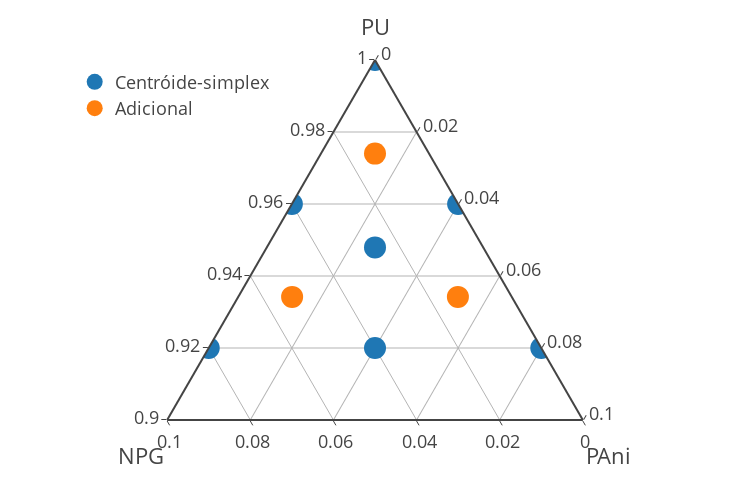

Notebook code for this chart:
### Code cell
fig = px.scatter_ternary(a=[1,0.92,0.92,0.96,0.96,0.92,0.947,0.974,0.937,0.937],
                         b=[0,0.08,0.00,0.04,0.00,0.04,0.026,0.013,0.053,0.013],
                         c=[0,0.00,0.08,0.00,0.04,0.04,0.026,0.013,0.013,0.053],
                         color = ['Centróide-simplex','Centróide-simplex','Centróide-simplex','Centróide-simplex',
                                  'Centróide-simplex','Centróide-simplex','Centróide-simplex','Adicional','Adicional','Adicional'],
                         template = 'presentation'
                        )
fig.data[0].marker.size = 22
fig.data[1].marker.size = 22
fig.data[0].marker.symbol = 'circle'
fig.update_layout({
        'ternary':
            {
            'sum':1,
            'aaxis':{'min': 0.9, 
                     'linewidth':2, 'ticks':'outside', #'tickformat':'%',
                     'title_text':'PU',
                     #'tickmode':'array','tickvals':[.98,.96,.94,.92]
                    },
            'baxis':{'min': 0, 
                     'linewidth':2, 'ticks':'outside', #'tickformat':'%',
                     'title_text':'NPG',
                     #'tickmode':'array','tickvals':[0,.02,.04,.06,.08]
                    },
            'caxis':{'min': 0, 
                     'linewidth':2, 'ticks':'outside', #'tickformat':'%',
                     'title_text':'PAni',
                     #'tickmode':'array','tickvals':[0,.02,.04,.06,.08]
                    }
            },
    'legend':dict(title = dict(text = ''), yanchor="top",
                  y=0.99,
                  xanchor="right",
                  x=0.33),
                  
    'width':750,
    'height':500,
}
)

### Figure 1 — Plotly figure (JSON) as saved in the notebook; plotly's stock layout.template omitted (floating-point values rounded to 4 significant figures)
{"data": [{"a": [1, 0.92, 0.92, 0.96, 0.96, 0.92, 0.947], "b": [0, 0.08, 0, 0.04, 0, 0.04, 0.026], "c": [0, 0, 0.08, 0, 0.04, 0.04, 0.026], "hovertemplate": "color=Centróide-simplex<br>a=%{a}<br>b=%{b}<br>c=%{c}<extra></extra>", "legendgroup": "Centróide-simplex", "marker": {"color": "#1F77B4", "size": 22, "symbol": "circle"}, "mode": "markers", "name": "Centróide-simplex", "showlegend": true, "subplot": "ternary", "type": "scatterternary"}, {"a": [0.974, 0.937, 0.937], "b": [0.013, 0.053, 0.013], "c": [0.013, 0.013, 0.053], "hovertemplate": "color=Adicional<br>a=%{a}<br>b=%{b}<br>c=%{c}<extra></extra>", "legendgroup": "Adicional", "marker": {"color": "#FF7F0E", "size": 22, "symbol": "circle"}, "mode": "markers", "name": "Adicional", "showlegend": true, "subplot": "ternary", "type": "scatterternary"}], "layout": {"height": 500, "legend": {"title": {"text": ""}, "tracegroupgap": 0, "x": 0.33, "xanchor": "right", "y": 0.99, "yanchor": "top"}, "margin": {"t": 60}, "ternary": {"aaxis": {"linewidth": 2, "min": 0.9, "ticks": "outside", "title": {"text": "PU"}}, "baxis": {"linewidth": 2, "min": 0, "ticks": "outside", "title": {"text": "NPG"}}, "caxis": {"linewidth": 2, "min": 0, "ticks": "outside", "title": {"text": "PAni"}}, "domain": {"x": [0, 1], "y": [0, 1]}, "sum": 1}, "width": 750}}
